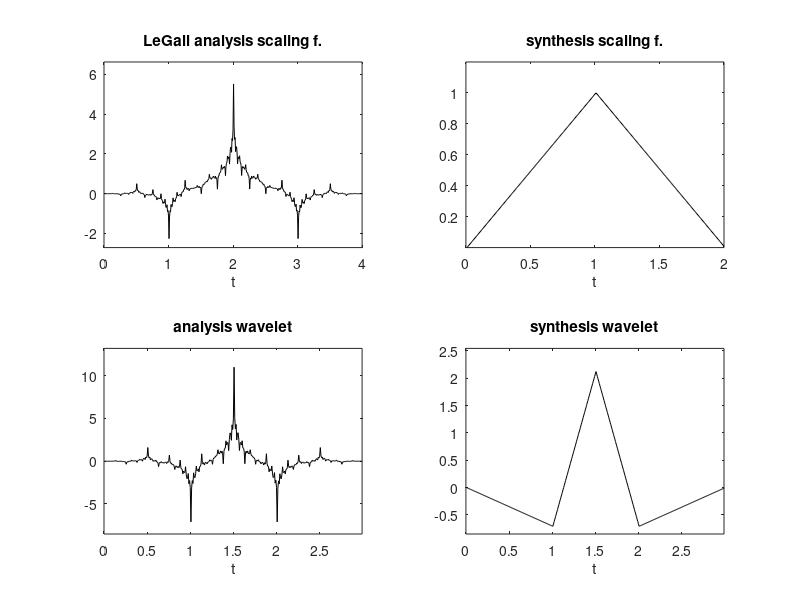

Here is the MATLAB script that generated this plot:
% LeGall phi(t), psi(t)

%coefficients
ah0=[-1/8, 1/4, 3/4, 1/4, -1/8];
sh0=[1/4, 1/2, 1/4];

Ns=128; %number of function samples

%analysis scaling function
%using cascade algorithm
Ma=length(ah0);
ah0=2*ah0/sum(ah0); %normalization
aphi=[ones(1,3*Ma*Ns),0]/(3*Ma); %initial iteration
%upsample hN, inserting Ns-1 zeros between samples
hup=[ah0;zeros(Ns-1,Ma)];
hup=hup(1:(Ns*Ma));
%iteration
for nn=0:12,
   aux=conv(hup,aphi);
   aphi=aux(1:2:length(aux)); %downsampling by 2  
end

%synthesis scaling function
%using cascade algorithm
Ms=length(sh0);
sh0=2*sh0/sum(sh0); %normalization
sphi=[ones(1,3*Ms*Ns),0]/(3*Ms); %initial iteration
%upsample hN, inserting Ns-1 zeros between samples
hup=[sh0;zeros(Ns-1,Ms)];
hup=hup(1:(Ns*Ms));
%iteration
for nn=0:12,
   aux=conv(hup,sphi);
   sphi=aux(1:2:length(aux)); %downsampling by 2  
end

%analysis wavelet
%the ah1(n) coefficients
ah1=fliplr(sh0); ah1(1:2:end)=-ah1(1:2:end);
%the wavelet psi(t), using definition
%upsample
hN=sqrt(2)*ah1;
h1up=[hN;zeros(Ns-1,Ms)];
h1up=h1up(1:Ns*Ms-1);
%downsample by 2
aux=conv(h1up,aphi); 
apsi=aux(1:2:length(aux));

%synthesis wavelet
%the sh1(n) coefficients
sh1=fliplr(ah0); sh1(1:2:end)=-sh1(1:2:end);
%the wavelet psi(t), using definition
%upsample
hN=-sqrt(2)*sh1;
h1up=[hN;zeros(Ns-1,Ma)];
h1up=h1up(1:Ns*Ma-1);
%downsample by 2
aux=conv(h1up,sphi); 
spsi=aux(1:2:length(aux));

%display
subplot(2,2,1)
aphi=aphi(1:(Ma-1)*Ns); %the supported part
t=(1:length(aphi))/Ns;
plot(t,aphi,'k'); %plots the scaling function
axis([0 max(t) 1.2*min(aphi) 1.2*max(aphi)]);
title('LeGall analysis scaling f.'); xlabel('t');

subplot(2,2,3)
su=round(0.75*length(apsi));
t=(1:su)/Ns;
plot(t,apsi(1:su),'k'); %plots the wavelet
axis([0 max(t) 1.2*min(apsi) 1.2*max(apsi)]);
title('analysis wavelet'); xlabel('t');

subplot(2,2,2)
sphi=sphi(1:(Ms-1)*Ns); %the supported part
t=(1:length(sphi))/Ns;
plot(t,sphi,'k'); %plots the scaling function
axis([0 max(t) 1.2*min(sphi) 1.2*max(sphi)]);
title('synthesis scaling f.'); xlabel('t');

subplot(2,2,4)
su=round(0.75*length(spsi));
t=(1:su)/Ns;
plot(t,spsi(1:su),'k'); %plots the wavelet
axis([0 max(t) 1.2*min(spsi) 1.2*max(spsi)]);
title('synthesis wavelet'); xlabel('t');
